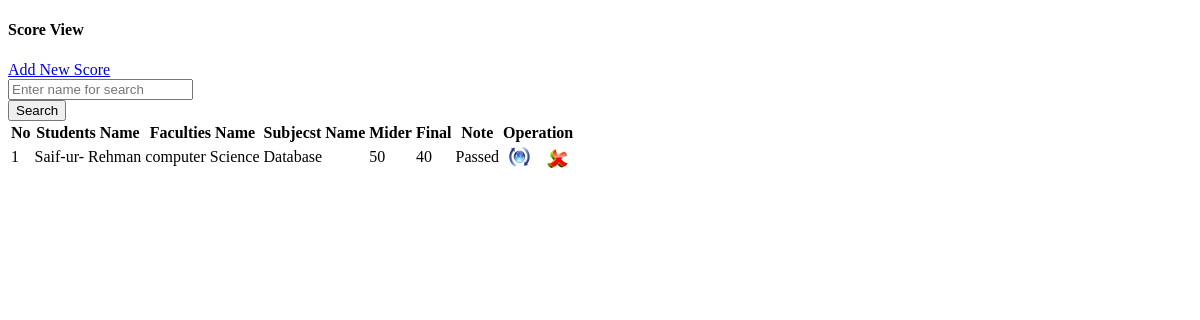
Screenshot of /View_Scores.php with the database file from the repository.
### tables this page shows
CREATE TABLE `stu_score_tbl` (
  `ss_id` int(10) UNSIGNED NOT NULL,
  `stu_id` varchar(50) NOT NULL,
  `faculties_id` varchar(50) NOT NULL,
  `sub_id` varchar(50) NOT NULL,
  `miderm` float NOT NULL,
  `final` float NOT NULL,
  `note` varchar(100) NOT NULL
);

### View_Scores.php (the view, shortened to what this page needs)
<?php
$c=mysqli_connect("localhost","root","","database") or die("No Connection");
?>
<!DOCTYPE html PUBLIC "-//W3C//DTD XHTML 1.0 Transitional//EN" "http://www.w3.org/TR/xhtml1/DTD/xhtml1-transitional.dtd">
<html xmlns="http://www.w3.org/1999/xhtml">
<head>
<link rel="stylesheet" type="text/css" href="css/style_view.css" />
</head>
<body>
<div class="col-md-12  view-form-style">
    <div class="col-md-12 entry-head margin-20b">
        <h4 class="left">Score View</h4>
        <a class="btn btn-primary right" href="?tag=score_entry">Add New Score</a>
    </div>
    <form role="form" data-toggle="validator" method="post" class="form-horizontal">
        <div class="form-group">
            <div class="col-md-9 col-md-offset-1     col-xs-9 col-sm-10">
                <input type="text" class="form-control" name="searchtxt" Placeholder="Enter name for search" autocomplete="off"/></div>
            <input type="submit" name="btnsearch" value="Search" class="btn btn-info"/>
        </div>
    </form>
<div class="table-responsive">
    <table class="table table-bordered">
        <tr>
            <th>No</th>
            <th>Students Name </th>
            <th>Faculties Name</th>
            <th>Subjecst Name</th>
            <th>Mider</th>
            <th>Final</th>
            <th>Note</th>
            <th colspan="2">Operation</th>
        </tr>
        <?php
		$key="";
	if($key !="")
		$sql_sel=mysqli_query($c,"SElECT * FROM stu_score_tbl WHERE stu_id  like '%$key%' ");
	else
        $sql_sel=mysqli_query($c,"SELECT * FROM stu_score_tbl");
    $i=0;
    while($row=mysqli_fetch_array($sql_sel)){
    $i++;
    $color=($i%2==0)?"lightblue":"white";
    ?>
      <tr bgcolor="<?php echo $color?>">
            <td><?php echo $i;?></td>
            <td><?php echo $row['stu_id'];?></td>
            <td><?php echo $row['faculties_id'];?></td>
            <td><?php echo $row['sub_id'];?></td>
            <td><?php echo $row['miderm'];?></td>
            <td><?php echo $row['final'];?></td>
            <td><?php echo $row['note'];?></td>
            <td align="center"><a href="?tag=score_entry&opr=upd&rs_id=<?php echo $row['ss_id'];?>"><img src="picture/update.png" /></a></td>
            <td align="center"><a href="?tag=view_scores&opr=del&rs_id=<?php echo $row['ss_id'];?>"><img src="picture/delete.png" /></a></td>
        </tr>
    <?php
    }
    ?>
    </table>
</div>
</body>
</html>

### rows the page displays
stu_score_tbl: stu "Saif-ur- Rehman", faculties "computer Science", sub "Database", miderm "50", final "40", note "Passed"
